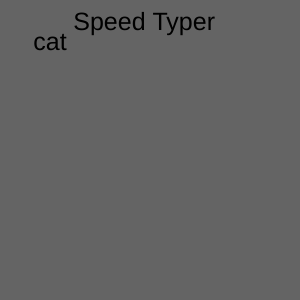
Frame 1 (no input)
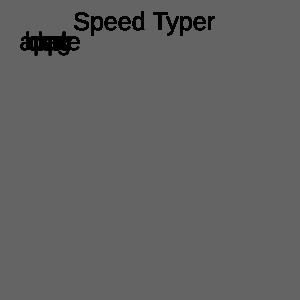
Frame 60 (no input)
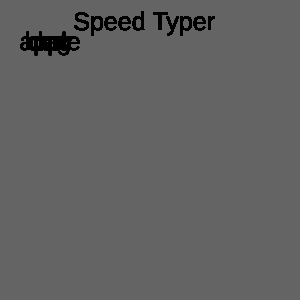
Frame 120 (the mouse pressed at the canvas centre since frame 60)

The p5.js sketch that drew these frames (run headless with seeded random() and noise() and a simulated clock; from frame 60 on, the mouse is pressed at the canvas centre):

// p5.js sketch
// ── sketch.js
function setup (){
    createCanvas(300,300);
    background(100);
    
}



function draw (){
    textSize(25);
    textAlign(RIGHT);
    text("Speed Typer", 215, 30);
    textAlign(CENTER);
    var words = [ "apple", "bear", "cat", "dog" ];
    var word = random(words); 
    text(word,50,50);
    return word;

    textAlign(LEFT);
    text("IJKL", 50, 70);
}

//var sentence = "Hello World";
//var typed = "";
//
//function setup(){
//    createCanvas(400,400);
//    background(50);
//}
// ── typetest.html
<html>
<head>
<script src="p5.js"></script>
<script src="sketch.js"></script>
</head>
<body>
</body>
</html>
